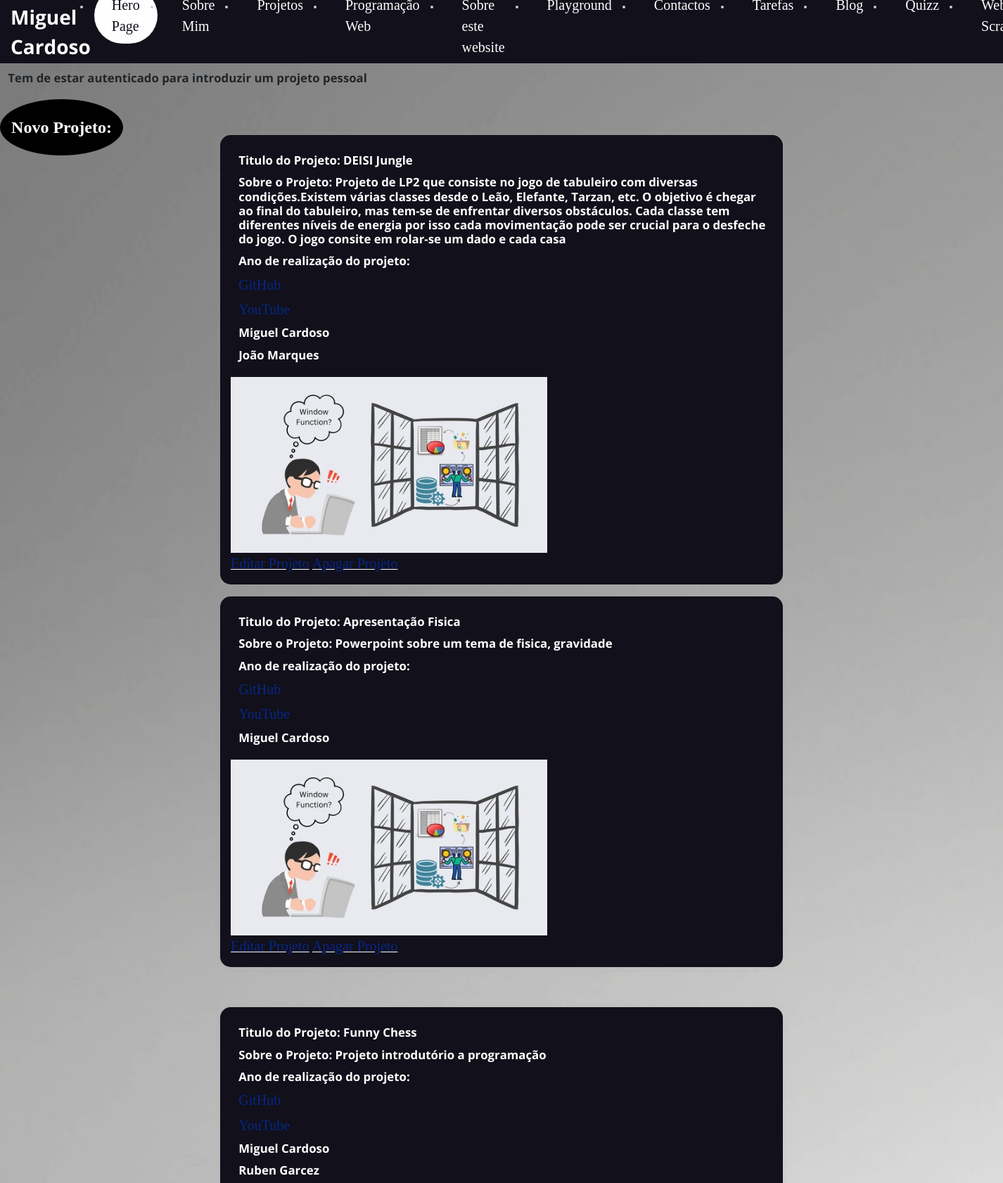
The page /portfolio/projetosPessoais (upper part) on the database as committed earlier.
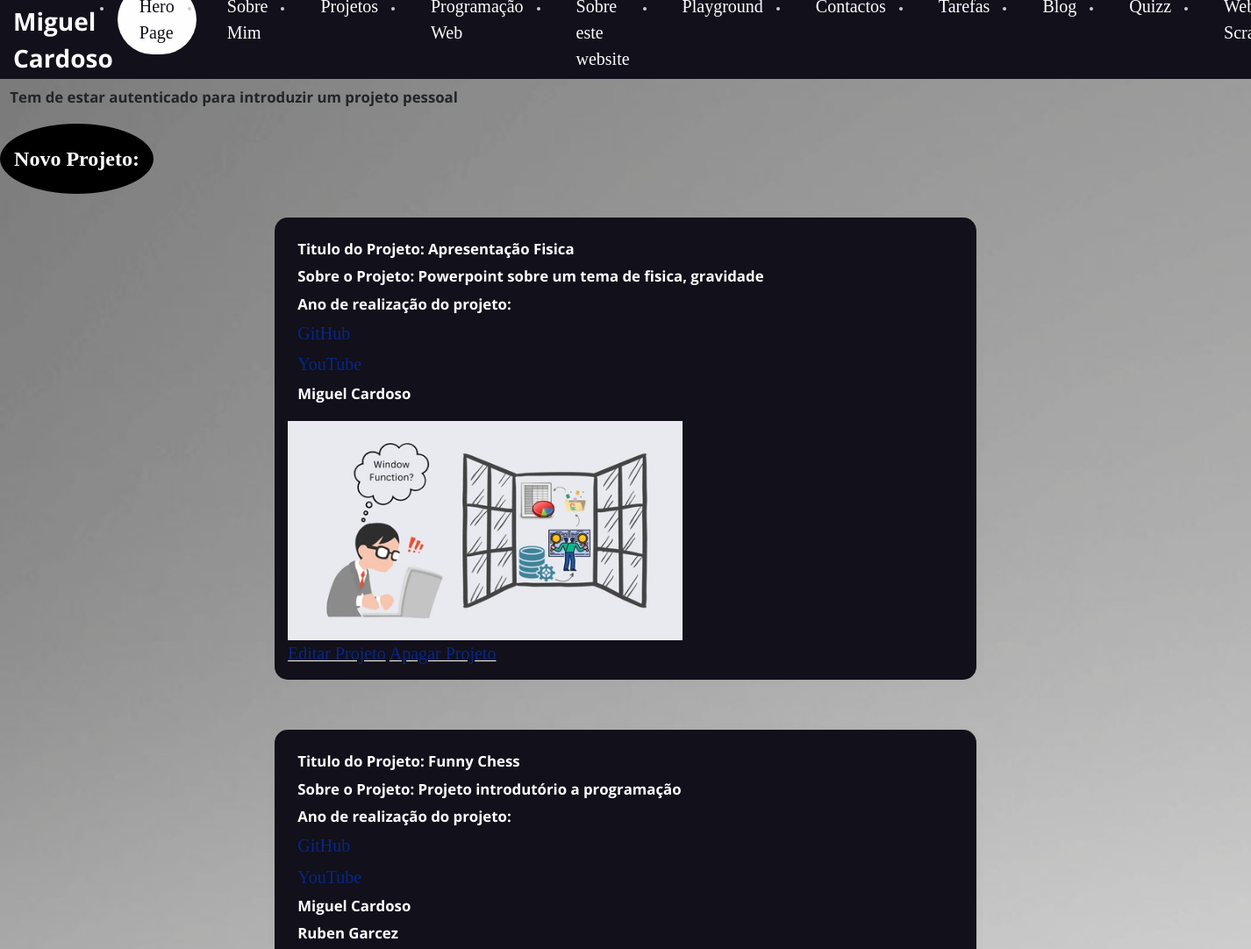
The same page on the database as committed later.
### portfolio/models.py (models this page shows, shortened)
class Projeto(models.Model):
    titulo = models.CharField(max_length=50)
    descricao = models.CharField(max_length=500)
    imagem = models.ImageField(upload_to='images/', blank=True)
    anoRealizacao = models.IntegerField()
    participantes = models.ManyToManyField(Pessoa, related_name='trabalhos')
    linkGithub = models.URLField(max_length=120, blank=True)
    videoYoutube = models.URLField(blank=True)

class Pessoa(models.Model):
    nome = models.CharField(max_length=50)
    linkPaginaLusofona = models.URLField(max_length=200, blank=True)
    linkLinkedIn = models.URLField(max_length=200, blank=True)
    linkAppPortfolio = models.URLField(blank=True)
    def __str__(self):
        return self.nome

### portfolio/views.py (the view)
# urls.py: path('projetosPessoais', views.projetosPessoais_view, name='projetosPessoais'),
def projetosPessoais_view(request):
    projetosPessoais = Projeto.objects.all()
    context = {
        'projetosPessoais': projetosPessoais,
    }
    return render(request, 'portfolio/projetosPessoais.html', context)

### portfolio/templates/portfolio/projetosPessoais.html (shortened to what this page needs)
{% extends 'portfolio/layout.html' %}
{% block main %}
<h1>Tem de estar autenticado para introduzir um projeto pessoal</h1>
<div class="btn-novaCadeira">
    <a href="{% url 'portfolio:novoProjeto' %}">
        <button> Novo Projeto: </button>
    </a>
</div>
{% for projetoPessoal in projetosPessoais %}
<div class="projetos-center">
    <div class="projetos-box">
        <h1>Titulo do Projeto: {{ projetoPessoal.titulo}} </h1>
        <div class="info">
            <h1>Sobre o Projeto: {{projetoPessoal.descricao}} </h1>
            <h1>Ano de realização do projeto: {{ projetoPessoal.anoDeRealizacao}}</h1>
            <h1><a href="{{ projetoPessoal.linkGithub }}">GitHub</a></h1>
            <h1><a href="{{ projetoPessoal.videoYoutube }}">YouTube</a></h1>
            {% for participante in projetoPessoal.participantes.all %}
            <h1>{{ participante }}</h1>
            {% endfor %}
            <img src="{{projetoPessoal.imagem.url}}" alt="Projeto LP2" width="250" height="150">
        </div>
        <u><a href="{% url 'portfolio:editarProjeto' projetoPessoal.id %}">Editar Projeto</a></u>
        <u><a href="{% url 'portfolio:apagarProjeto' projetoPessoal.id %}">Apagar Projeto</a></u>
    </div>
</div>
{% endfor %}
{% load static %}
<link rel="stylesheet" href="{% static 'portfolio/css/projetosPessoais.css' %}">
{% endblock %}

### portfolio/templates/portfolio/layout.html (shortened to what this page needs)
<!DOCTYPE html>
<html lang="en">
<head>
    <link rel="stylesheet" href="https://maxcdn.bootstrapcdn.com/bootstrap/4.5.2/css/bootstrap.min.css">
    {% load static %}
    <link rel="stylesheet" href="{% static 'portfolio/css/styles.css' %}">
    {% load static %}
</head>
<div class="site-container">
    <header>
        <div class="logo">Miguel Cardoso
        </div>
        <nav class="nav-bar">
            <ul>
                <li>
                    <a href="{% url 'portfolio:home' %}" class="active">Hero Page</a>
                </li>
                <div class="dropdown">
                    <li><a href="{% url 'portfolio:home' %}">Sobre Mim</a></li>
                </div>
                <div class="dropdown">
                    <li><a href="{% url 'portfolio:projetosPessoais' %}">Projetos</a></li>
                </div>
                <div class="dropdown">
                    <li><a href="{% url 'portfolio:tecnologiasExistentes' %}">Programação Web</a></li>
                </div>
                <div class="dropdown">
                    <li><a href="{% url 'portfolio:sobreWebsite' %}">Sobre este website</a></li>
                </div>
                <li><a href="{% url 'portfolio:playground' %}">Playground</a></li>
                <li><a href="{% url 'portfolio:contactos' %}">Contactos</a></li>
                <li><a href="{% url 'portfolio:tarefas' %}">Tarefas</a></li>
                <li><a href="{% url 'portfolio:blog' %}">Blog</a> </li>
                <li><a href="{% url 'portfolio:quizz' %}">Quizz</a> </li>
                <li><a href="{% url 'portfolio:webscrapping' %}">Web Scrapping</a> </li>
            </ul>
        </nav>
    </header>
    <main>
        {% block main %}
        {% endblock main %}
    </main>
</div>
</html>

### portfolio/static/portfolio/css/styles.css (style rules this page uses)
* { box-sizing: border-box; margin: 0; padding: 0; font-family: 'Open Sans', sans-serif; }
header { width: auto; height: 90px; background: #11101b; display: flex; align-items: center; justify-content: space-between; padding: 0 15px; }
h1 { display: block; font-size: 1.05em; margin-top: 0.67em; margin-bottom: 0.67em; margin-left: 0.67em; margin-right: 0; font-weight: bold; }
main { height: 90vh; background-repeat: no-repeat; background-position: center; background-size: cover; background-attachment: fixed; }
a { font-family: Libre Baskerville, serif; font-weight: 500; font-size: 20px; color: #072786; text-decoration: none; }
li, button { font-family: Libre Baskerville, serif; font-weight: 500; font-size: 15px; color: #cdcdcf; text-decoration: none; }
.dropdown { position: relative; display: inline-block; }
.logo { font-size: 28px; font-weight: bold; cursor: pointer; margin-right: auto; color: white; }
.nav-bar ul { display: flex; }
.nav-bar ul li a { display: block; color: #fefefe; font-size: 20px; padding: 10px 25px; border-radius: 50px; transition: all 0.2s; margin: 0 5px; }
.nav-bar ul li a.active { color: #11101b; background: #fefefe; }
.btn-novaCadeira { margin-top: 20px; }
.btn-novaCadeira a { text-decoration: none; }
.btn-novaCadeira button { color: white; cursor: pointer; font-weight: bold; font-size: 36px; border-radius: 50%; border-style: solid; border-width: 2px; background-color: black; height: 50px; width: 50px; }
.site-container { height: 100vh; }

### portfolio/static/portfolio/css/projetosPessoais.css (style rules this page uses)
* { box-sizing: border-box; margin: 0; padding: 0; font-family: 'Open Sans', sans-serif; }
.projetos-center { display: flex; justify-content: center; align-items: center; height: 75vh; }
.projetos-box { background-color: #11101b; color: #fff; padding: 15px; border-radius: 15px; box-shadow: 0 0 10px rgba(175, 172, 172, 0.2); width: 800px; margin-bottom: 20px; }
.projetos-box img { width: 450px; height: 250px; margin-top: 10px; }
.btn-novaCadeira button { color: white; cursor: pointer; font-weight: bold; font-size: 24px; border-radius: 50%; border-style: solid; border-width: 3px; background-color: black; height: 80px; width: 175px; }

Rows that differ between the two databases and show on the page:
removed Projeto: titulo "DEISI Jungle", descricao "Projeto de LP2 que consiste no jogo de tabuleiro com diversas condições.Existem várias classes desde o Leão, Elefante, Tarzan, etc. O objetivo é chegar ao final do tabuleiro, mas tem-se de enfrentar diversos obstáculos. Cada classe tem diferentes níveis de energia por isso cada movimentação pode ser crucial para o desfeche do jogo. O jogo consite em rolar-se um dado e cada casa", imagem (picture), Pessoa (nome "Miguel Cardoso")
no longer on this page (row unchanged): Pessoa: nome "João Marques", shown under "DEISI Jungle"
